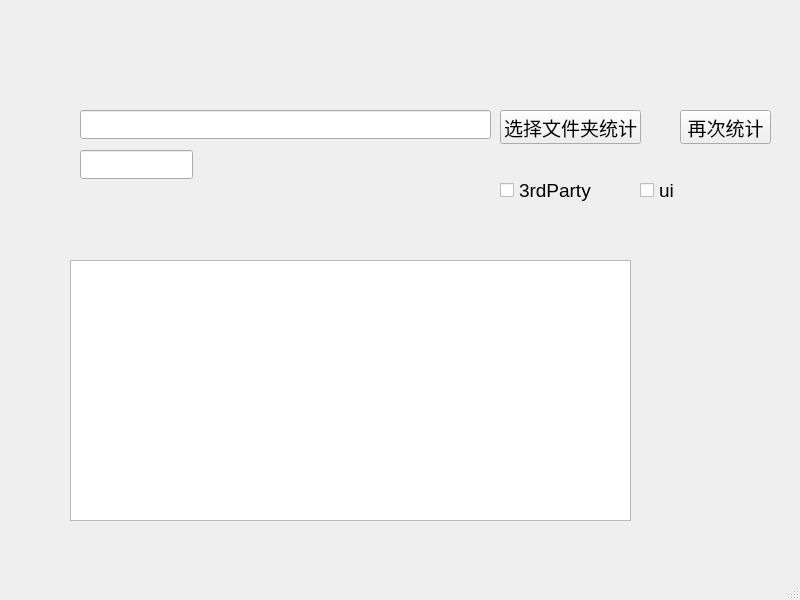
<?xml version="1.0" encoding="UTF-8"?>
<ui version="4.0">
 <class>MainWindow</class>
 <widget class="QMainWindow" name="MainWindow">
  <property name="geometry">
   <rect>
    <x>0</x>
    <y>0</y>
    <width>800</width>
    <height>600</height>
   </rect>
  </property>
  <property name="font">
   <font>
    <pointsize>14</pointsize>
   </font>
  </property>
  <property name="windowTitle">
   <string>MainWindow</string>
  </property>
  <widget class="QWidget" name="centralwidget">
   <widget class="QLineEdit" name="lineEdit_path">
    <property name="geometry">
     <rect>
      <x>80</x>
      <y>110</y>
      <width>411</width>
      <height>29</height>
     </rect>
    </property>
   </widget>
   <widget class="QLineEdit" name="lineEdit_total">
    <property name="geometry">
     <rect>
      <x>80</x>
      <y>150</y>
      <width>113</width>
      <height>29</height>
     </rect>
    </property>
    <property name="readOnly">
     <bool>true</bool>
    </property>
   </widget>
   <widget class="QTextEdit" name="textEdit">
    <property name="geometry">
     <rect>
      <x>70</x>
      <y>260</y>
      <width>561</width>
      <height>261</height>
     </rect>
    </property>
    <property name="readOnly">
     <bool>true</bool>
    </property>
   </widget>
   <widget class="QPushButton" name="btn_cnt">
    <property name="geometry">
     <rect>
      <x>500</x>
      <y>110</y>
      <width>141</width>
      <height>34</height>
     </rect>
    </property>
    <property name="text">
     <string>选择文件夹统计</string>
    </property>
   </widget>
   <widget class="QPushButton" name="pushButton">
    <property name="geometry">
     <rect>
      <x>680</x>
      <y>110</y>
      <width>91</width>
      <height>34</height>
     </rect>
    </property>
    <property name="text">
     <string>再次统计</string>
    </property>
   </widget>
   <widget class="QCheckBox" name="checkBox">
    <property name="geometry">
     <rect>
      <x>500</x>
      <y>170</y>
      <width>141</width>
      <height>41</height>
     </rect>
    </property>
    <property name="text">
     <string>3rdParty</string>
    </property>
   </widget>
   <widget class="QCheckBox" name="checkBox_2">
    <property name="geometry">
     <rect>
      <x>640</x>
      <y>170</y>
      <width>121</width>
      <height>41</height>
     </rect>
    </property>
    <property name="text">
     <string>ui</string>
    </property>
   </widget>
  </widget>
  <widget class="QMenuBar" name="menubar">
   <property name="geometry">
    <rect>
     <x>0</x>
     <y>0</y>
     <width>800</width>
     <height>30</height>
    </rect>
   </property>
  </widget>
  <widget class="QStatusBar" name="statusbar"/>
 </widget>
 <resources/>
 <connections/>
</ui>
